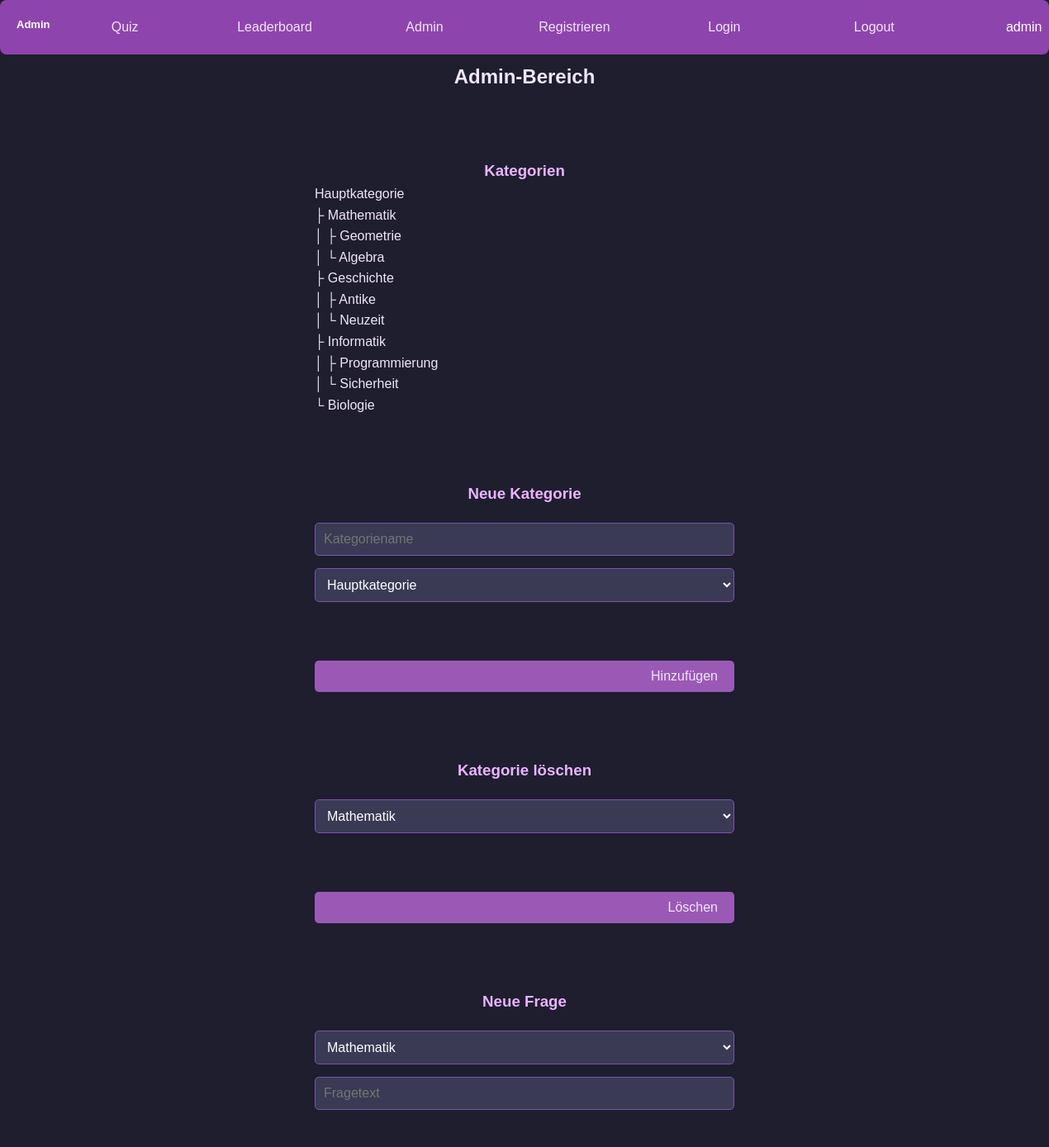
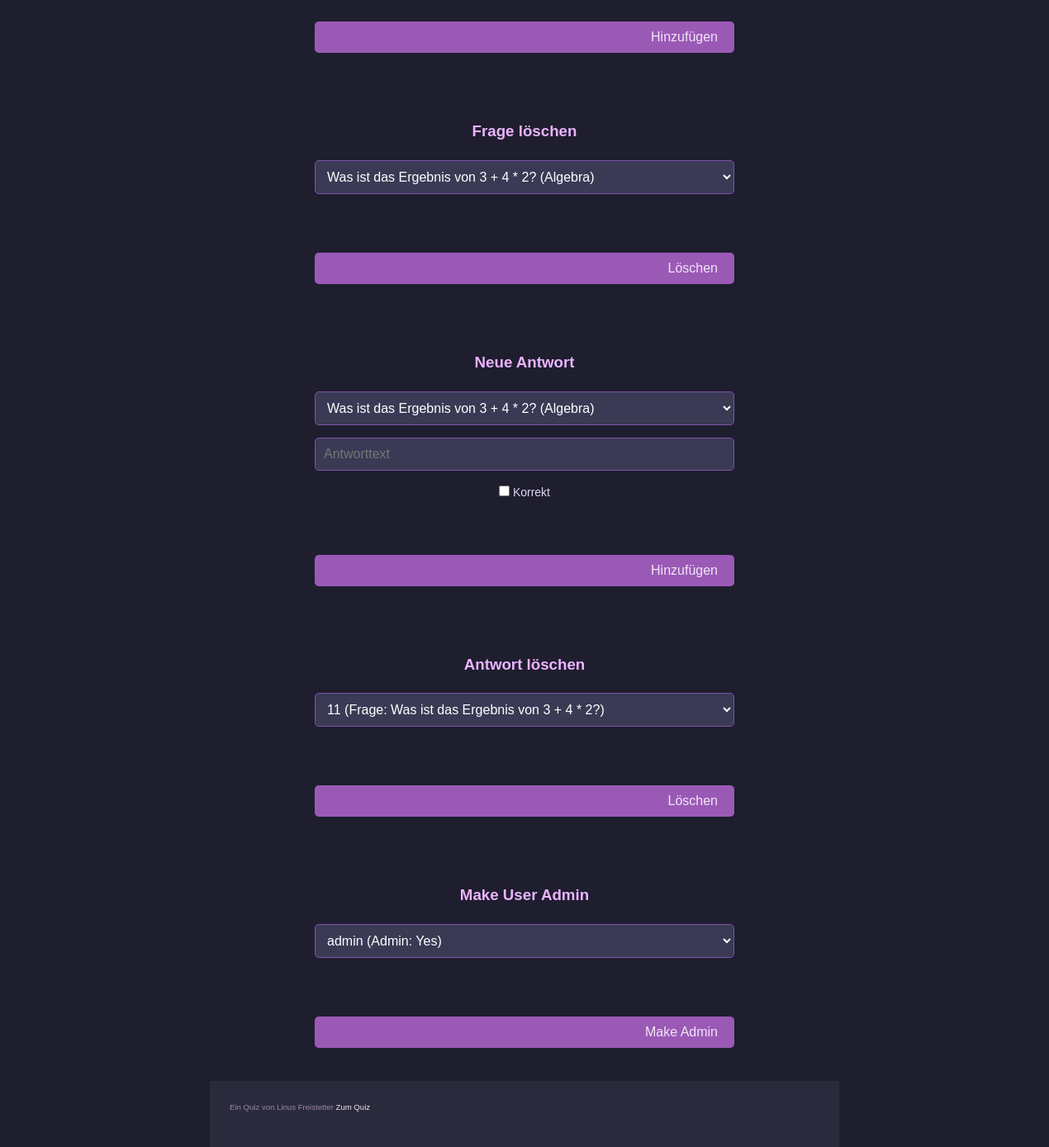
Screenshot of /admin.php (signed in) with the database file from the repository (2 pictures, top to bottom).
### tables this page shows
CREATE TABLE category
(
    id        INT AUTO_INCREMENT PRIMARY KEY,
    name      VARCHAR(255) NOT NULL UNIQUE,
    parent_id INT DEFAULT NULL,
    FOREIGN KEY (parent_id) REFERENCES category (id) ON DELETE SET NULL
);

### admin.php (the view, shortened to what this page needs)
<?php
require 'db.php';
?>
<head>
    <link rel='stylesheet' href='style.css'>
</head>
<body>
<header>
    <h2>Admin</h2>
    <nav>
        <ul>
            <li><a href="quiz.php">Quiz</a></li>
            <li><a href="leaderboard.php">Leaderboard</a></li>
            <li><a href="admin.php">Admin</a></li>
            <li><a href="register.php">Registrieren</a></li>
            <li><a href="login.php">Login</a></li>
            <li><a href="logout.php">Logout</a></li>
            <li><?php
                if (isset($_SESSION['user_id'])) {
                    echo(htmlspecialchars($_SESSION['username']));
                } else {
                    echo "Nicht angemeldet!";
                } ?></li>
        </ul>
    </nav>
</header>
<?php
$categories = $pdo->query("SELECT * FROM category")->fetchAll();
$categories_usable = $pdo->query("SELECT * FROM category WHERE parent_id IS NOT NULL")->fetchAll();
$questions = $pdo->query("SELECT q.id, q.text, c.name FROM question q JOIN category c ON q.category_id = c.id")->fetchAll();
$answers = $pdo->query("SELECT a.id, a.text, q.text AS question FROM answer a JOIN question q ON a.question_id = q.id")->fetchAll();
$users = $pdo->query("SELECT id, username, is_admin FROM user")->fetchAll();
function getCategories($parent_id = null, $prefix = "")
{
    global $pdo;
    $stmt = $pdo->prepare("SELECT id, name FROM category WHERE parent_id " . (is_null($parent_id) ? "IS NULL" : "= :parent_id") . " ORDER BY id ASC");
    if (!is_null($parent_id)) {
        $stmt->bindParam(':parent_id', $parent_id, PDO::PARAM_INT);
    }
    $stmt->execute();
    $categories = $stmt->fetchAll(PDO::FETCH_ASSOC);
    $count = count($categories);
    foreach ($categories as $index => $category) {
        $isLast = ($index === $count - 1);
        echo sprintf("%s%s%s<br>", $prefix, $isLast ? ($parent_id != null ? " └ " : "") : "   ├ ", $category['name']);
        getCategories($category['id'], $prefix . ($isLast ? "   " : "│  "));
    }
}
?>
<link rel="stylesheet" href="style.css">
<h2>Admin-Bereich</h2>
<div class="admin-section">
    <h3>Kategorien</h3>
    <?php getCategories(); ?>
</div>
<div class="admin-section">
    <h3>Neue Kategorie</h3>
    <form method="post">
        <input type="text" name="category_name" placeholder="Kategoriename" required>
        <select name="parent_id">
            <?php foreach ($categories as $cat) {
                echo "<option value='{$cat['id']}'>{$cat['name']}</option>";
            } ?>
        </select>
        <button type="submit" name="new_category">Hinzufügen</button>
    </form>
</div>
<div class="admin-section">
    <h3>Kategorie löschen</h3>
    <form method="post">
        <select name="category_id" required>
            <?php foreach ($categories_usable as $cat) {
                echo "<option value='{$cat['id']}'>{$cat['name']}</option>";
            } ?>
        </select>
        <button type="submit" name="delete_category">Löschen</button>
    </form>
</div>
<div class="admin-section">
    <h3>Neue Frage</h3>
    <form method="post">
        <select name="category_id" required>
            <?php foreach ($categories_usable as $cat) {
                echo "<option value='{$cat['id']}'>{$cat['name']}</option>";
            } ?>
        </select>
        <input type="text" name="question_text" placeholder="Fragetext" required>
        <button type="submit" name="new_question">Hinzufügen</button>
    </form>
</div>
<div class="admin-section">
    <h3>Frage löschen</h3>
    <form method="post">
        <select name="question_id" required>
            <?php foreach ($questions as $q) {
                echo "<option value='{$q['id']}'>{$q['text']} ({$q['name']})</option>";
            } ?>
        </select>
        <button type="submit" name="delete_question">Löschen</button>
    </form>
</div>
<div class="admin-section">
    <h3>Neue Antwort</h3>
    <form method="post">
        <select name="question_id" required>
            <?php foreach ($questions as $q) {
                echo "<option value='{$q['id']}'>{$q['text']} ({$q['name']})</option>";
            } ?>
        </select>
        <input type="text" name="answer_text" placeholder="Antworttext" required>
        <label><input type="checkbox" name="is_correct"> Korrekt</label>
        <button type="submit" name="new_answer">Hinzufügen</button>
    </form>
</div>
<div class="admin-section">
    <h3>Antwort löschen</h3>
    <form method="post">
        <select name="answer_id" required>
            <?php foreach ($answers as $a) {
                echo "<option value='{$a['id']}'>{$a['text']} (Frage: {$a['question']})</option>";
            } ?>
        </select>
        <button type="submit" name="delete_answer">Löschen</button>
    </form>
</div>
<div class="admin-section">
    <h3>Make User Admin</h3>
    <form method="post">
        <select name="user_id" required>
            <?php foreach ($users as $user) {
                echo "<option value='{$user['id']}'>{$user['username']} (Admin: " . ($user['is_admin'] ? 'Yes' : 'No') . ")</option>";
            } ?>
        </select>
        <button type="submit" name="make_admin">Make Admin</button>
    </form>
</div>
<footer>
    Ein Quiz von Linus Freistetter
    <a href="quiz.php">Zum Quiz</a>
</footer>
</body>

### style.css (style rules this page uses)
* { margin: 0; padding: 0; box-sizing: border-box; }
body { display: flex; font-family: 'Arial', sans-serif; background-color: #1e1e2f; color: #f0e6f6; line-height: 1.6; justify-content: center; flex-wrap: wrap; padding-left: 20vw; padding-right: 20vw; }
nav, ul { width: 100vw; }
ul { display: grid; justify-content: right; grid-template-columns: 1fr 1fr 1fr 1fr 1fr 1fr 1fr; }
li { list-style: none; margin: 0 10px; }
h2, .c-question { width: 100vw; text-align: center; }
header h2 { width: auto; font-size: small; }
.admin-section { margin-top: 10vh; width: 40vw; }
.admin-section button, a { width: 100vw; text-align: right; margin-top: 7vh; color: #f0e6f6; text-decoration: none; }
header { text-align: center; padding: 20px; background-color: #8e44ad; color: white; border-radius: 1vh; display: flex; flex-wrap: nowrap; width: 100vw; margin-bottom: 1vh; }
button { background-color: #9b59b6; color: white; padding: 10px 20px; border: none; border-radius: 5px; cursor: pointer; font-size: 16px; transition: background-color 0.3s; }
form { margin-top: 20px; display: flex; flex-wrap: wrap; justify-content: center; }
h3 { text-align: center; color: #ecb3ff; }
label { display: block; margin-bottom: 8px; font-size: 14px; color: #e4d6f4; }
input[type="text"], input[type="password"], input[type="email"], textarea, select { width: 100%; padding: 10px; border-radius: 5px; border: 1px solid #7f53ac; margin-bottom: 15px; font-size: 16px; color: #fff; background-color: #3a3a55; }
footer { width: 100vw; height: 10vh; padding: 3vh; background-color: #2a2a3d; text-align: left; margin-top: 5vh; color: #9b85a8; font-size: 1.2vh; }

### rows the page displays
category: name "Hauptkategorie"
category: parent_id "├", name "Mathematik"
category: prefix "│", parent_id "├", name "Geometrie"
category: prefix "│", parent_id "└", name "Algebra"
category: parent_id "├", name "Geschichte"
category: prefix "│", parent_id "├", name "Antike"
category: prefix "│", parent_id "└", name "Neuzeit"
category: parent_id "├", name "Informatik"
category: prefix "│", parent_id "├", name "Programmierung"
category: prefix "│", parent_id "└", name "Sicherheit"
category: parent_id "└", name "Biologie"

### other values shown
$_SESSION['username'] "admin"
form field parent_id "Hauptkategorie"
form field category_id "Mathematik"
form field question_id "Was ist das Ergebnis von 3 + 4 * 2? (Algebra)"
form field answer_id "11 (Frage: Was ist das Ergebnis von 3 + 4 * 2?)"
form field user_id "admin (Admin: Yes)"
